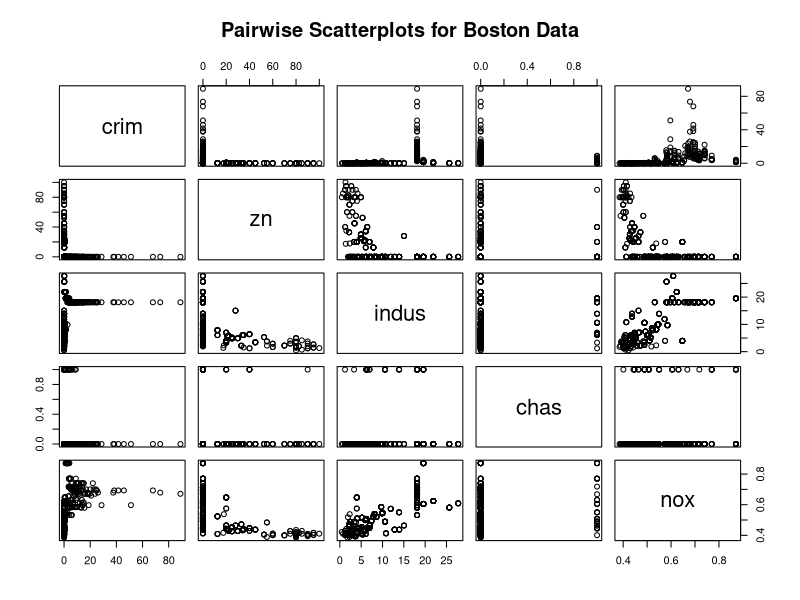

Here is the R script that generated this plot:
library(MASS)
data(Boston)

# a) Pairwise scatterplots (using first few predictors for clarity)
pairs(Boston[, 1:5], main = "Pairwise Scatterplots for Boston Data")

# b) Association with Crime Rate (crim)
# Check correlation matrix for the first column (crim)
cor(Boston)[, "crim"]
